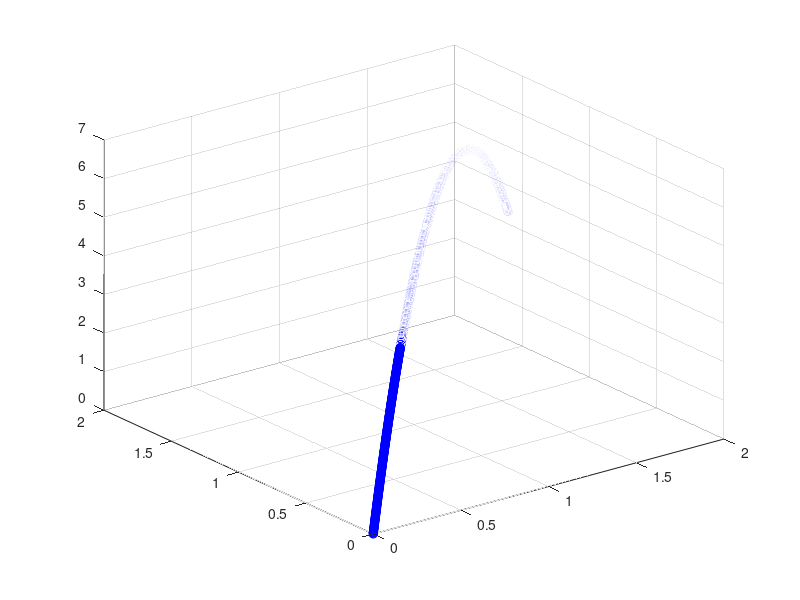

This chart was generated by the following MATLAB code:
%function f = codio(x)
pi = 3.1415
x_0 = 0;
v_0 = 11.5;
z_0 = 0;
X = linspace(0,pi,100);
Y = sin(X).^2 + cos(X).^2;
Z = cumtrapz(X,Y);
plot(X , [Y; Z])
%f = 100*(x(2) - x(1)^2)^2 + (1 - x(1))^2;

g = 9.81;
alpha = 86*pi/180;

A = [0 1 0 0 0; ...
     0 0 0 0 0;  ...
     0 0 0 1 0; ...
     0 0 0 0 -1; ...
     0 0 0 0 0]
B = [ 0; 0 ; 0 ;0 ; 0]
C = eye(5)
D = zeros(5,1)

ball  = ss(A,B,C,D)
x0 = [ x_0 ; v_0*cos(alpha) ; z_0  ; v_0*sin(alpha) ; g];


[y,t] = initial(ball,x0,2)

x = y(:,1)'
z = y(:,3)'
plot3(t,x,z,'ob')
grid on
